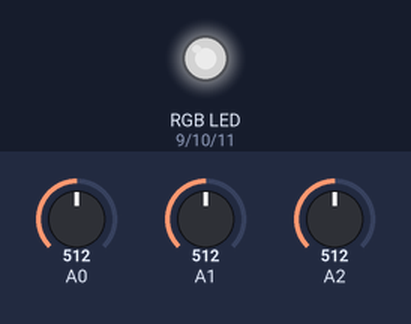
Simulated run of this sketch. Board: Arduino Uno, built with avr-gcc and run on an emulated ATmega328P. Shown: an RGB LED mixed from three pins (HIGH = lit). Inputs (shaded band) come from the test bench; at power-on: A0 = 512, A1 = 512, A2 = 512. Dim RGB values are drawn brighter than linear; what the sketch prints to the serial monitor is not drawn.

Above: at 1.2 s.
1.3 s: A0 set to 411
At 2.3 s:
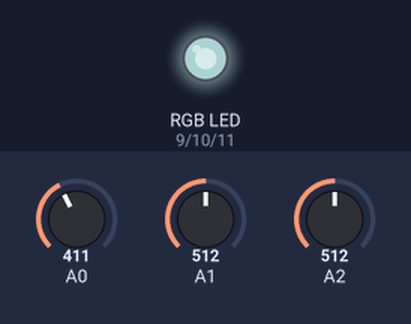
3.3 s: A0 set to 385
At 4.7 s:
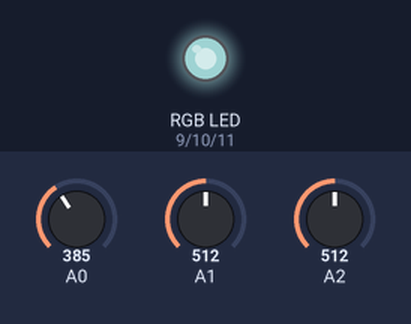
5.1 s: A1 set to 414
At 6.2 s:
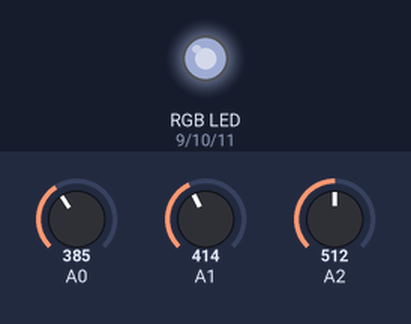
6.9 s: A1 set to 391
At 7.8 s:
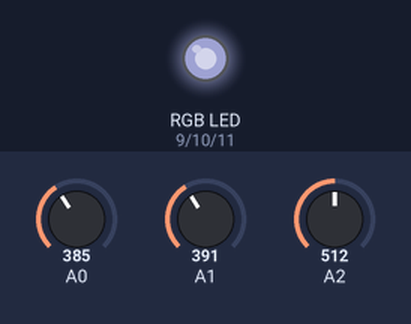
8.7 s: A2 set to 420
At 9.0 s:
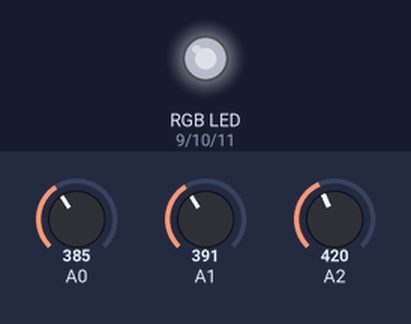
10.5 s: A2 set to 391
At 11.5 s:
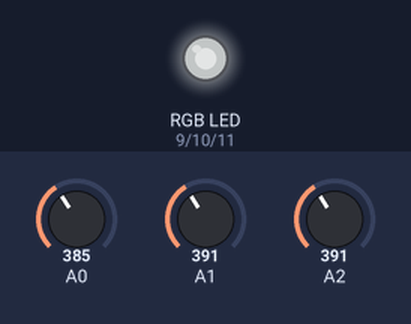
Timing chart, 0 to 13.3 s (numbered marks = the images above; inputs shaded):
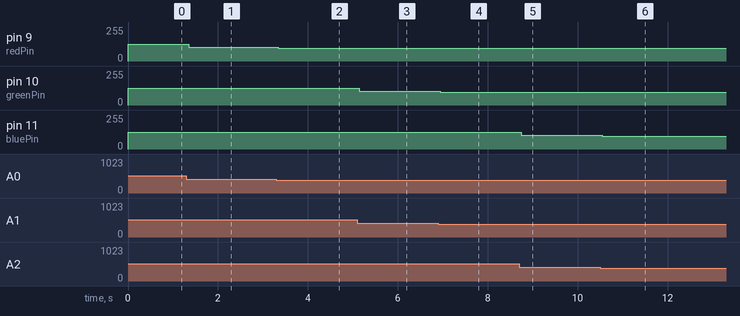

The sketch:

12_INTERACTIVE_RGB_LED.ino
```cpp
int redPin = 9; //digitial output PWMs for LED
int greenPin = 10;
int bluePin = 11;

int potRedPin = 0;//analog input pins for potentiometer
int potGreenPin = 1;
int potBluePin = 2;

void setup(){

  pinMode(redPin, OUTPUT);
  pinMode(greenPin, OUTPUT);
  pinMode(bluePin, OUTPUT);
  Serial.begin(9600);
}

void loop(){

  /* These values will be from 0 to 1023*/
  int redTurn = analogRead(0); //read the value of my potentiometer for red LED
  int greenTurn = analogRead(1); //read the value of my potentiometer for green LED
  int blueTurn = analogRead(2); //read the value of my potentiometer for blue LED

  /*Convert these values to 0-255, since that is the constraint for our LED*/
  int val1 = map(redTurn, 0, 1023, 0, 255); //map(variable, min. input variable, max. input variable, min. output variable, max. output variable)
  int val2 = map(greenTurn, 0, 1023, 0, 255);
  int val3 = map(blueTurn, 0, 1023, 0, 255);

  /*We want to show the value of R,G & B on our serial monitor*/
  Serial.print("Red: ");
  Serial.print(val1);
  Serial.print(" Green: ");
  Serial.print(val2);
  Serial.print(" Blue: ");
  Serial.print(val3);

  /*call our RGB function*/
  colourRGB(val1,val2,val3); //convert everythign to visible LED values

}

void colourRGB(int red, int green, int blue){

  analogWrite(redPin, constrain(red, 0, 255));
  analogWrite(greenPin, constrain(green, 0, 255));
  analogWrite(bluePin, constrain(blue, 0, 255));

}
```

Measured:
- after the input at 1.3 s, pin 9 (redPin): 127/255 → 102/255 after 0.05 s
- after the input at 3.3 s, pin 9 (redPin): 102/255 → 95/255 at once
- after the input at 5.1 s, pin 10 (greenPin): 127/255 → 103/255 after 0.05 s
- after the input at 6.9 s, pin 10 (greenPin): 103/255 → 97/255 after 0.05 s
- after the input at 8.7 s, pin 11 (bluePin): 127/255 → 104/255 after 0.05 s
- after the input at 10.5 s, pin 11 (bluePin): 104/255 → 97/255 at once
